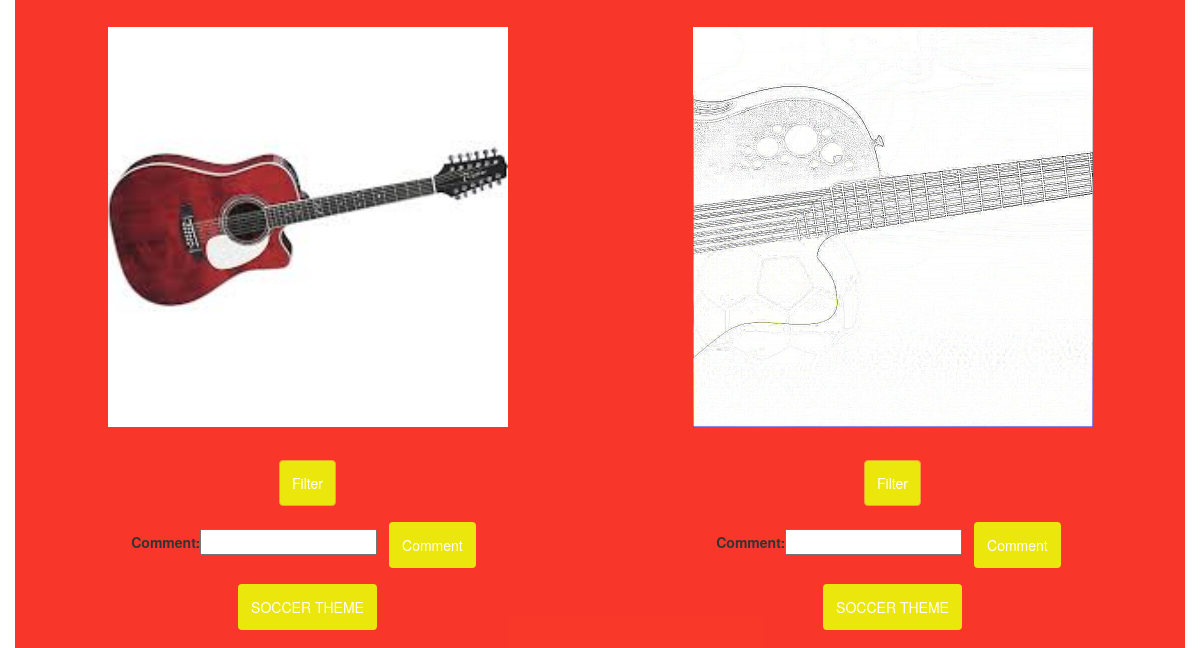
Before: /feed/ (lower part) with the older database file.
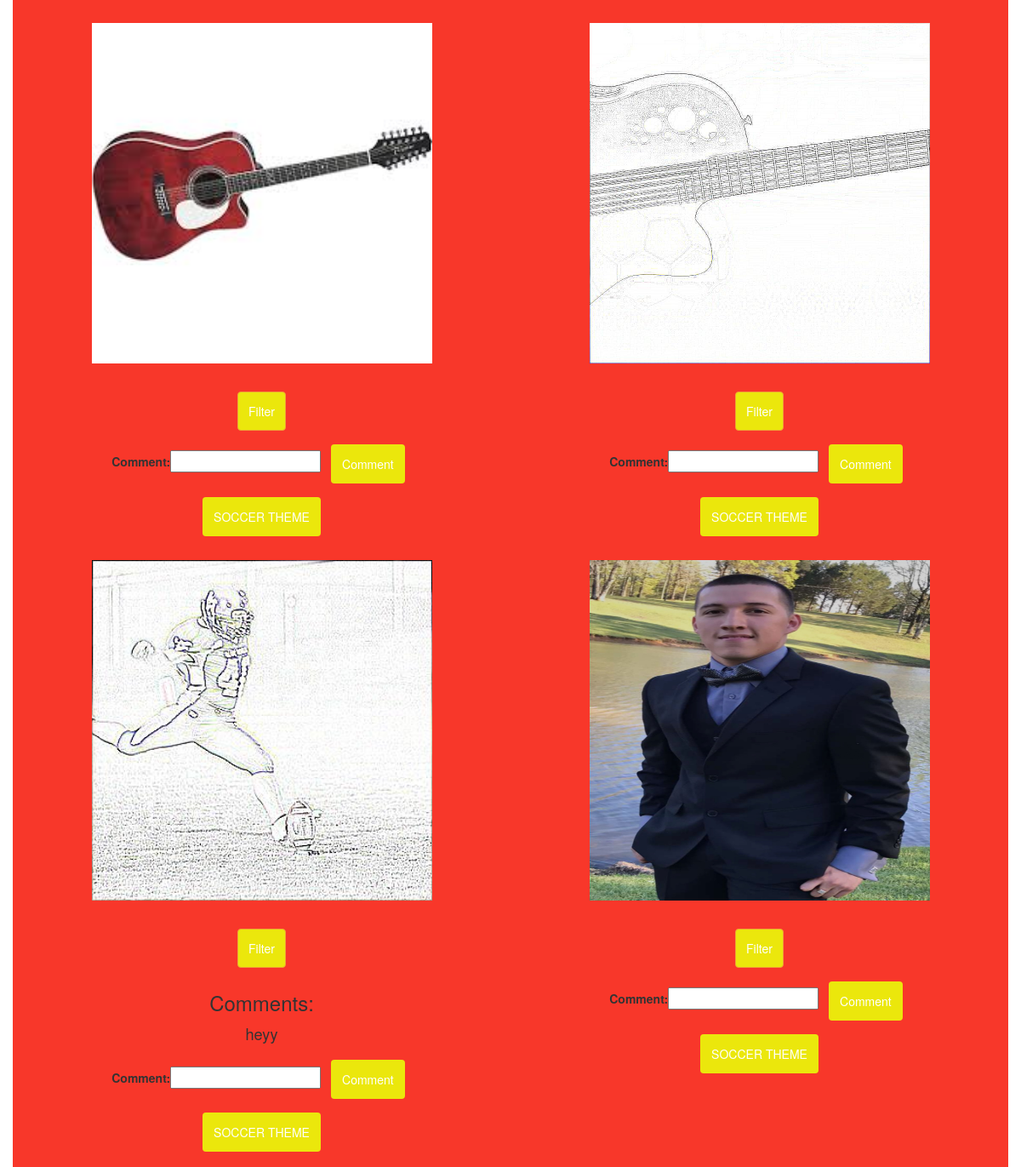
After: the same page with the newer database file.
### app/models.py (models this page shows)
class Document(models.Model):
    description = models.CharField(max_length=255, blank=True)
    photo = models.ImageField(upload_to='app/static/Instagram/images')
    def image_url(self):
        return self.photo.url[len('app/static/'):]

class Comment(models.Model):
    comment = models.CharField(max_length=220)
    document = models.ForeignKey(Document, on_delete=models.CASCADE)

### app/views.py (the view)
# urls.py: path('feed/', views.display_pic, name='feed'),
def display_pic(request):
    pictures = Document.objects.all()
    return render(request, 'Instagram/feed.html',
                  {'pictures': pictures,
                   'post_comment': AddComment()})

### app/forms.py (shortened to what this page needs)
class AddComment(forms.Form):
    comment = forms.CharField()
    def __init__(self, document=None, *args, **kwargs):
        super().__init__(*args, **kwargs)
        self.document = document

### app/templates/Instagram/feed.html (shortened to what this page needs)
{% extends 'Instagram/base.html' %} {% block content %} {%load static%}
<div class="container">
    <div class="row">
        {% if pictures %} {% for picture in pictures %}
        <div class="col-lg-4 col-md-6 img-div">
            <img src="{% static picture.image_url %}?t={% now 'u' %}" />
            <form action="{% url 'Instagram:filter' picture.id %}" method="post" enctype="multipart/form-data">
                <button class="btn btn-warning" type="submit">
                    Filter
                </button>
            </form>
            {% if picture.comment_set.all %}
            <h3>
                Comments:
            </h3>
            {% for c in picture.comment_set.all %}
            <p>
                <div class="comment">
                    {{ c.comment }}
                </div>
            </p>
            {% endfor %} {% endif %}
            <form action="{% url 'Instagram:comment' picture.id %}" method="post" enctype="multipart/form-data">
                {% csrf_token %} {{ post_comment }}
                <button class="btn" type="submit">Comment</button>
            </form>
            <a href="{% url 'Instagram:ball' picture.id %}">
                <button class="btn">SOCCER THEME</button>
            </a>
        </div>
        {% endfor %} {% else %}
        <p>No pictures :'(</p>
        {% endif %} {% endblock %}

Changed rows visible on the page:
added Document: photo (picture)
added Comment: comment "heyy"
added Document: photo (picture)
